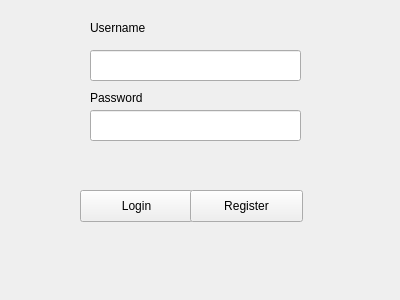
<?xml version="1.0" encoding="UTF-8"?>
<ui version="4.0">
 <class>FormLogin</class>
 <widget class="QWidget" name="FormLogin">
  <property name="geometry">
   <rect>
    <x>0</x>
    <y>0</y>
    <width>400</width>
    <height>300</height>
   </rect>
  </property>
  <property name="windowTitle">
   <string>Form</string>
  </property>
  <widget class="QPushButton" name="btn_login">
   <property name="geometry">
    <rect>
     <x>80</x>
     <y>190</y>
     <width>113</width>
     <height>32</height>
    </rect>
   </property>
   <property name="text">
    <string>Login</string>
   </property>
  </widget>
  <widget class="QPushButton" name="btn_register">
   <property name="geometry">
    <rect>
     <x>190</x>
     <y>190</y>
     <width>113</width>
     <height>32</height>
    </rect>
   </property>
   <property name="text">
    <string>Register</string>
   </property>
  </widget>
  <widget class="QLabel" name="label">
   <property name="geometry">
    <rect>
     <x>90</x>
     <y>20</y>
     <width>81</width>
     <height>16</height>
    </rect>
   </property>
   <property name="text">
    <string>Username</string>
   </property>
  </widget>
  <widget class="QLabel" name="label_2">
   <property name="geometry">
    <rect>
     <x>90</x>
     <y>90</y>
     <width>81</width>
     <height>16</height>
    </rect>
   </property>
   <property name="text">
    <string>Password</string>
   </property>
  </widget>
  <widget class="QLineEdit" name="txt_username">
   <property name="geometry">
    <rect>
     <x>90</x>
     <y>50</y>
     <width>211</width>
     <height>31</height>
    </rect>
   </property>
  </widget>
  <widget class="QLineEdit" name="txt_password">
   <property name="geometry">
    <rect>
     <x>90</x>
     <y>110</y>
     <width>211</width>
     <height>31</height>
    </rect>
   </property>
  </widget>
 </widget>
 <resources/>
 <connections/>
</ui>
